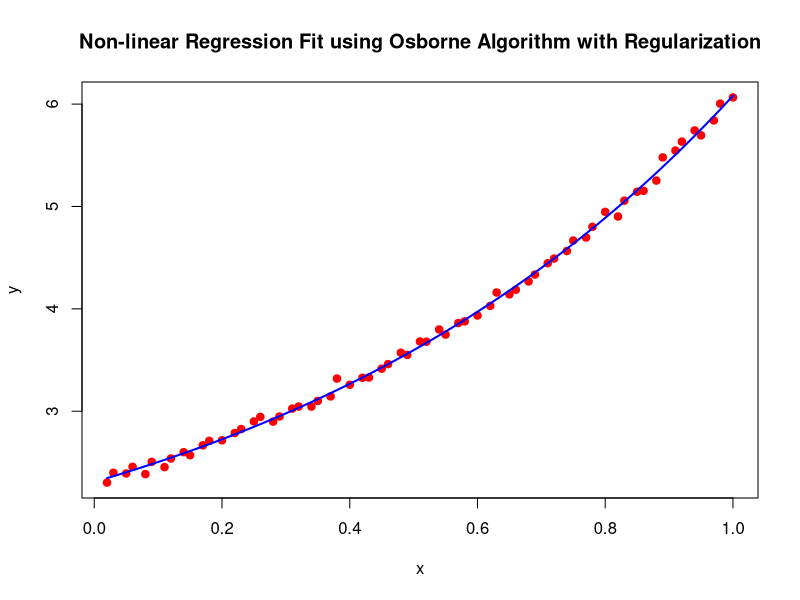
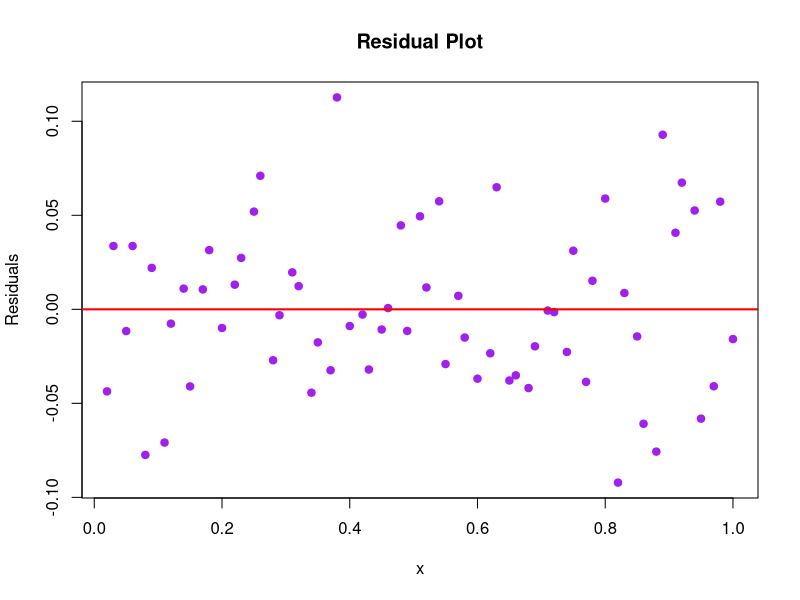

These figures' R source, in order:
# Load the data
# install.packages("nortest")

data <- read.table("data-39.txt", header=FALSE, col.names=c("x", "y"))
n <- dim(data)[1]

# Initialize parameters
alpha0 <- 1
alpha1 <- 1
alpha2 <- 1
beta1 <- 1
beta2 <- 1
params <- c(alpha0, alpha1, alpha2, beta1, beta2)

# Define the model function
model <- function(x, params) {
  params[1] + params[2] * exp(params[4] * x) + params[3] * exp(params[5] * x)
}

# Define the Jacobian function to calculate partial derivatives
jacobian <- function(x, params) {
  alpha0 <- params[1]
  alpha1 <- params[2]
  alpha2 <- params[3]
  beta1 <- params[4]
  beta2 <- params[5]
  
  # Compute partial derivatives for each parameter
  d_alpha0 <- rep(1, length(x))
  d_alpha1 <- exp(beta1 * x)
  d_alpha2 <- exp(beta2 * x)
  d_beta1 <- alpha1 * x * exp(beta1 * x)
  d_beta2 <- alpha2 * x * exp(beta2 * x)
  
  # Combine into a Jacobian matrix
  J <- cbind(d_alpha0, d_alpha1, d_alpha2, d_beta1, d_beta2)
  return(J)
}

# Set parameters for the iterative process
tolerance <- 1e-6
max_iter <- 100
lambda <- 1e-4  # Regularization parameter for Levenberg-Marquardt
iter <- 1
converged <- FALSE

# Iterative optimization
while (iter <= max_iter && !converged) {
  # Calculate the predictions and residuals
  predictions <- model(data$x, params)
  residuals <- data$y - predictions
  
  # Calculate the Jacobian matrix
  J <- jacobian(data$x, params)
  
  # Regularized update step using Levenberg-Marquardt (J^T * J + lambda * I)^{-1} * J^T * residuals
  H <- t(J) %*% J + lambda * diag(ncol(J))  # Regularized Hessian approximation
  delta <- solve(H) %*% t(J) %*% residuals
  
  # Update parameters
  params <- params + delta
  
  # Check for convergence
  if (sum(delta^2) < tolerance) {
    converged <- TRUE
  }
  
  # Increment iteration counter
  iter <- iter + 1
}

# Calculating RSS
predictions <- model(data$x, params)
rss <- sum((data$y - predictions)^2)

# Output the final parameters
cat("Optimized parameters:\n")
print(params)
cat("Residual Sum of Squares (RSS):", rss, "\n")

# Calculate residuals and residual variance
residual_variance <- rss / (n - length(params))
cat("Residual Variance:\n", residual_variance, "\n")

# Plot the data and the fitted curve
plot(data$x, data$y, main="Non-linear Regression Fit using Osborne Algorithm with Regularization", xlab="x", ylab="y", pch=19, col="red")
lines(data$x, model(data$x, params), col="blue", lwd=2)

# Residual plot
plot(data$x, residuals, 
     main="Residual Plot",
     xlab="x", ylab="Residuals",
     pch=19, col="purple")
abline(h=0, col="red", lwd=2)

# Calculate 95% Confidence Intervals using Fisher Information Matrix
fisher_information_matrix <- solve(H)
standard_errors <- sqrt(diag(fisher_information_matrix))

alpha <- 0.05  # For 95% confidence level
z_score <- qnorm(1 - alpha / 2)

# Confidence intervals
confidence_intervals <- data.frame(
  Parameter = c("alpha0", "alpha1", "alpha2", "beta1", "beta2"),
  Estimate = params,
  Lower_Bound = params - z_score * standard_errors,
  Upper_Bound = params + z_score * standard_errors
)

cat("95% Confidence Intervals for Parameters:\n")
print(confidence_intervals)

# library(nortest)

# Apply Anderson-Darling test on the 'x' column
library(nortest)
result <- ad.test(residuals)
print(result)  # Print the result explicitly
